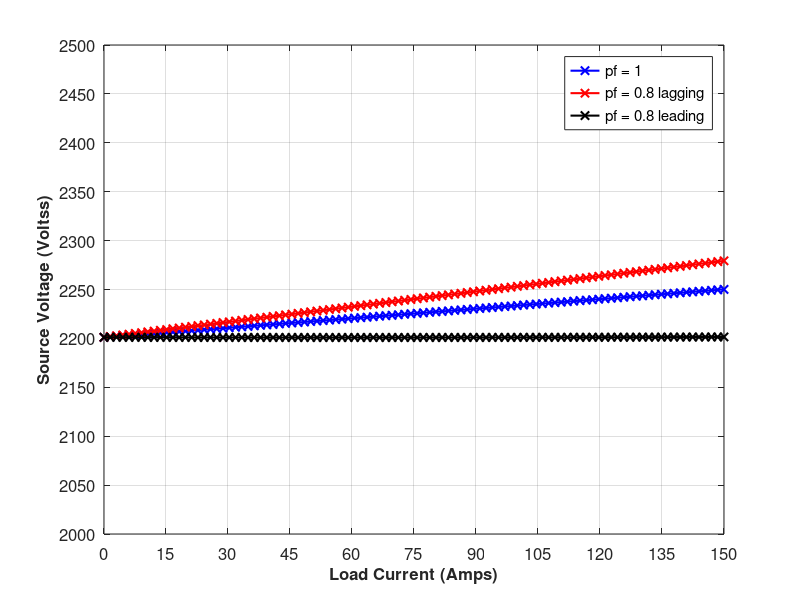
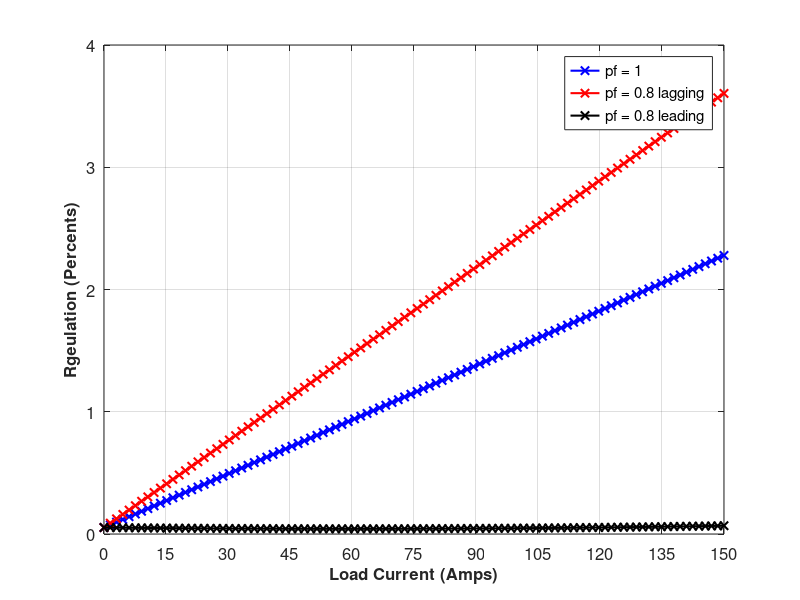
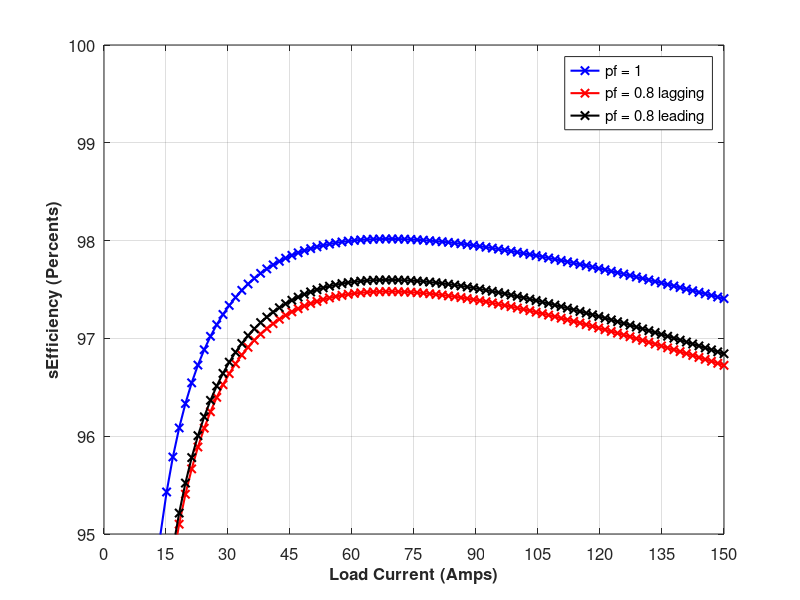
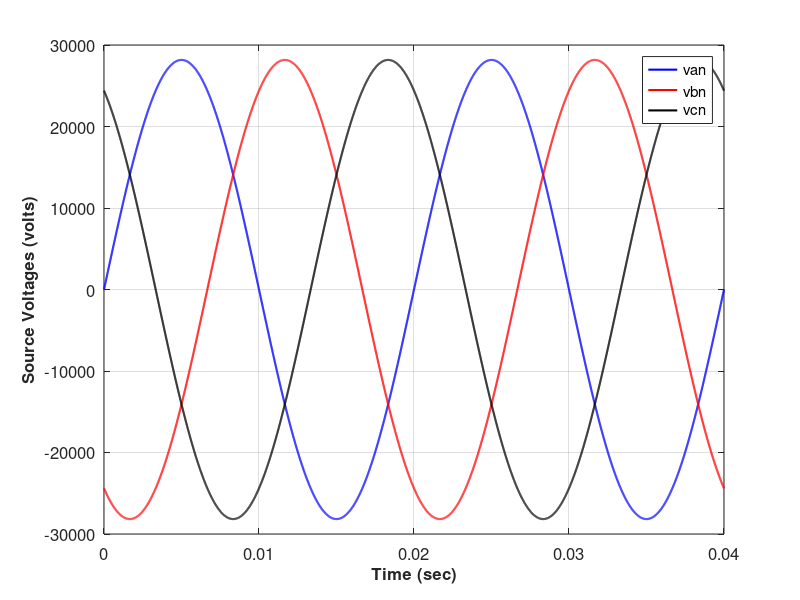

These figures' MATLAB source, in order: (Note: this script raises an error after producing the figures.)

%% EE361 HW#3

%% NAME: _SOLUTION_
%% STUDENT NUMBER: 123456

%% Q.1.
% The parameters that are used:
n = 10;
fs = 50;
R1 = 1.6;
R2 = 16e-3;
L1 = 7e-3;
X1 = L1*2*pi*fs;
L2 = 70e-6;
X2 = L2*2*pi*fs;
Rc = 32e3;
Lm = 14.6;
Xm = Lm*2*pi*fs;


%%
% Load current vector creation (magnitude)

%Insert your code here

Irated = 30e3/220;
Imax = Irated*1.1;
iload = linspace(0,Imax,100);
V2 = 220;
Sload = iload*V2;
V1rated = 2200;

%%
% At unity pf

pf = 1;
Pload1 = Sload*pf;
V2 = 220;

%%
% $E_2=V_2+I_L(R_2+jX_2)$
%%
% $E_1 = nE_2$
%%
% $Z_m = 1/((1/R_c)-j(1/X_m))$
%%
% $I_m = E_1/Z_m$
%%
% $I_m = E_1/Z_m$
%%
% $I_1 = I_m+I_L/n$
%%
% $V_1 = I_1(R_1+jX_1)+E_1$
%%
% $reg = 100|V_{1mag}-V_{1rated}|/V_{1rated}$
%%
% $loss = I_{1mag}^2 R_1 + I_{Lmag}^2 R_2 + E_{1mag}^2/R_c$
%%
% $eff = 100 P_{load}/(P_{load} + P_{loss})$


E2 = V2+iload*(R2+j*X2);
E1 = E2*n;
Zm = 1/((1/Rc)-j*(1/Xm));
Im = E1/Zm;
I1 = Im+iload/n;
V1 = I1*(R1+j*X1)+E1;
V1m1 = abs(V1);
I1m1 = abs(I1);

reg1 = 100*abs(V1m1-V1rated)/V1rated;
loss1 = abs(I1).^2*R1+abs(iload).^2*R2+abs(E1).^2/Rc;
eff1 = 100*(Pload1)./(Pload1+loss1);


%%
% pf = 0.8 lagging

pf = 0.8;
Pload2 = Sload*pf;
i2 = iload*0.8-j*iload*0.6;
V2 = 220;
E2 = V2+i2*(R2+j*X2);
E1 = E2*n;
Zm = 1/((1/Rc)-j*(1/Xm));
Im = E1/Zm;
I1 = Im+i2/n;
V1 = I1*(R1+j*X1)+E1;
V1m2 = abs(V1);
I1m2 = abs(I1);

reg2 = 100*abs(V1m2-V1rated)/V1rated;
loss2 = abs(I1).^2*R1+abs(iload).^2*R2+abs(E1).^2/Rc;
eff2 = 100*(Pload2)./(Pload2+loss2);

%%
% pf = 0.8 lagging

pf = 0.8;
Pload3 = Sload*pf;
i2 = iload*0.8+j*iload*0.6;
V2 = 220;
E2 = V2+i2*(R2+j*X2);
E1 = E2*n;
Zm = 1/((1/Rc)-j*(1/Xm));
Im = E1/Zm;
I1 = Im+i2/n;
V1 = I1*(R1+j*X1)+E1;
V1m3 = abs(V1);
I1m3 = abs(I1);

reg3 = 100*abs(V1m3-V1rated)/V1rated;
loss3 = abs(I1).^2*R1+abs(iload).^2*R2+abs(E1).^2/Rc;
eff3 = 100*(Pload3)./(Pload3+loss3);


%% PART (a)
% source voltages

figure;
plot(iload,V1m1,'bx-','Linewidth',1.5);
hold on;
plot(iload,V1m2,'rx-','Linewidth',1.5);
hold on;
plot(iload,V1m3,'kx-','Linewidth',1.5);
hold off;
grid on;
set(gca,'FontSize',12);
xlim([0 150]);
ylim([2000 2500]);
xlabel('Load Current (Amps)','FontSize',12,'FontWeight','Bold')
ylabel('Source Voltage (Voltss)','FontSize',12,'FontWeight','Bold')
set(gca,'xtick',[0:15:150]);
set(gca,'ytick',[2000:50:2500]);
legend('pf = 1','pf = 0.8 lagging','pf = 0.8 leading');


%% PART (b)
% voltage regulations

figure;
plot(iload,reg1,'bx-','Linewidth',1.5);
hold on;
plot(iload,reg2,'rx-','Linewidth',1.5);
hold on;
plot(iload,reg3,'kx-','Linewidth',1.5);
hold off;
grid on;
set(gca,'FontSize',12);
xlim([0 150]);
%ylim([0 1]);
xlabel('Load Current (Amps)','FontSize',12,'FontWeight','Bold')
ylabel('Rgeulation (Percents)','FontSize',12,'FontWeight','Bold')
set(gca,'xtick',[0:15:150]);
%set(gca,'ytick',[0:1:5]);
legend('pf = 1','pf = 0.8 lagging','pf = 0.8 leading');


%% PART (c)
% efficiency

figure;
plot(iload,eff1,'bx-','Linewidth',1.5);
hold on;
plot(iload,eff2,'rx-','Linewidth',1.5);
hold on;
plot(iload,eff3,'kx-','Linewidth',1.5);
hold off;
grid on;
set(gca,'FontSize',12);
xlim([0 150]);
ylim([95 100]);
xlabel('Load Current (Amps)','FontSize',12,'FontWeight','Bold')
ylabel('sEfficiency (Percents)','FontSize',12,'FontWeight','Bold')
set(gca,'xtick',[0:15:150]);
%set(gca,'ytick',[0:1:5]);
legend('pf = 1','pf = 0.8 lagging','pf = 0.8 leading');


%% PART (d)
%%
% Since transformer is an inductive element, regulation is worst at
% inductive load. With capacitive load, power factor at the source terminal
% is corrected so that regulation is best. Note that, the load impedance at
% capacitive load is adjusted for almost perfect regulation in our case.
% At same load current, the loss on copper elements will be nearly same. On
% the other hand, unity power factor means more real power delivery to
% the load at the same current magnitude. Therefore, best efficiency is
% obtained with unity pf.


%% PART (e)
% As loading increase, regulation increases (gets worsen) for all power
% factor conditions since the voltage drop on the series elements of the
% transformer gets higher.
% As loading increase, efficiency increases up to a point since low output
% power yields losses comparable to the delivered power. After a point,
% efficiency decreases with loading. This is because that the increasing
% current will yield mote power loss on the series resistive elements. Note
% that, the maximum efficiency point corresponds to the maximum power
% transfer point (where line impedance is equal to load impedance).



%% Q.2.
%% PART A

%% PART a

%%
% $v_{an} = V_{peak} sin(2 \pi ft)$
%%
% $v_{bn} = V_{peak} sin(2 \pi ft-2 \pi /3)$
%%
% $v_{cn} = V_{peak} sin(2 \pi ft+2 \pi /3)$


Vpeak = sqrt(2)*34500/sqrt(3);
Fs = 1e5;
fs = 50;
t = 0:1/Fs:0.04;
van = Vpeak*sin(2*pi*fs*t);
vbn = Vpeak*sin(2*pi*fs*t-2*pi/3);
vcn = Vpeak*sin(2*pi*fs*t+2*pi/3);

%Insert your code here
figure;
plot(t,van,'b -','Linewidth',1.5);
hold on;
plot(t,vbn,'r -','Linewidth',1.5);
hold on;
plot(t,vcn,'k -','Linewidth',1.5);
hold on;
grid on;
set(gca,'FontSize',12);
xlabel('Time (sec)','FontSize',12,'FontWeight','Bold')
ylabel('Source Voltages (volts)','FontSize',12,'FontWeight','Bold')
legend('van','vbn','vcn');


%% PART b

%Define parameters
Zline1 = 12+102*j;
Zline2 = 0.6e-3+5e-3*j;
Ztrans = 27+403*j;
turns_ratio = 34500/(400/sqrt(3));

%%
% $i_{source} = i_{load} (sqrt(3)/n) e^{(-j\pi/6)}$


Iload_mag = 1050;
Iload_phase = 0;
[re1,im1] = pol2cart(Iload_phase,Iload_mag);
Iload = re1+j*im1;
Isource = (1/turns_ratio)*(cos(30*pi/180)-j*sin(30*pi/180))*Iload*sqrt(3);
Isource_mag = abs(Isource);
Isource_phaser = phase(Isource);
Isource_phase = phase(Isource)*180/pi;


%%
% $i_{a} = I_{peak} sin(2 \pi ft + \phi)$
%%
% $i_{b} = I_{peak} sin(2 \pi ft + \phi - 2 \pi /3)$
%%
% $i_{c} = I_{peak} sin(2 \pi ft + \phi + 2 \pi /3)$

Isource_peak = Isource_mag*sqrt(2);

ia = Isource_peak*sin(2*pi*fs*t+Isource_phaser);
ib = Isource_peak*sin(2*pi*fs*t+Isource_phaser-2*pi/3);
ic = Isource_peak*sin(2*pi*fs*t+Isource_phaser+2*pi/3);

%Insert your code here (plot)
figure;
plot(t,ia,'b -','Linewidth',1.5);
hold on;
plot(t,ib,'r -','Linewidth',1.5);
hold on;
plot(t,ic,'k -','Linewidth',1.5);
hold on;
grid on;
set(gca,'FontSize',12);
xlabel('Time (sec)','FontSize',12,'FontWeight','Bold')
ylabel('Source Currents (volts)','FontSize',12,'FontWeight','Bold')
legend('ia','ib','ic');


%% PART c

%%
% $Z_{total} = (Z_{line1}(sqrt(3)/n)^2) + (Z_{trans}(1/n)^2) + Z_{line2}$
%%
% $R_{total} = Re(Z_{total})$
%%
% $X_{total} = Im(Z_{total})$
%%
% $V_{load-mag} = sqrt(V_{source-mag}^2-I_{load}^2X_{line}^2)-I_{load}R_{line}$

Vsource_mag = 34500/turns_ratio;
Ztotal = (Zline1/(turns_ratio/sqrt(3))^2)+(Ztrans/(turns_ratio^2))+Zline2;
Rline = real(Ztotal);
Xline = imag(Ztotal);
Vload_mag = sqrt(Vsource_mag^2-Iload^2*Xline^2)-Iload*Rline;

disp(Vload_mag);



%% PART d

%%
% $V_{source_ref} = I_{load}Z_{total}+V_{load}$
%%
% $V_{source-ll} = V_{source-ref}n$
%%
% $V_{source-ln} = (V_{source-ll}/(sqrt(3)))e^{-j\pi/6}$


Vload = Vload_mag;
Vsource_ref = Iload*Ztotal + Vload;
Vsource_ref_phase = phase(Vsource_ref)*180/pi;

% your result will be here
disp(Vsource_ref_phase);

%Insert your code here (plot)
% actual line-to-line source voltage
Vsource = Vsource_ref*turns_ratio;
% actual line-to-neutral source voltage
Vsource_ln = Vsource/sqrt(3)*exp(-j*(pi/6));
Vsource_ln_mag = abs(Vsource_ln);
Vsource_ln_phase = phase(Vsource_ln)*180/pi;
Vsource_ln_phaser = Vsource_ln_phase*pi/180;
Vsource_peak = Vsource_ln_mag*sqrt(2);

isa = Isource_peak*sin(2*pi*fs*t+Isource_phaser);
vsan = Vsource_peak*sin(2*pi*fs*t+Vsource_ln_phaser);

figure;
plot(t,vsan,'b -','Linewidth',1.5);
hold on;
plot(t,isa*1000,'r -','Linewidth',1.5);
hold off;
grid on;
set(gca,'FontSize',12);
xlabel('Time (sec)','FontSize',12,'FontWeight','Bold')
ylabel('Source Current (Amps) & Source Voltage (Volts)','FontSize',12,'FontWeight','Bold')
legend('vsan','isa*1000');


%% PART e

phase_dif = Vsource_ln_phase-Isource_phase;
pf = cos(phase_dif*pi/180);

disp(pf);


%% PART B

%% Part a
% Data import
data = xlsread('load_profile_METU.xlsx');
iload = data(2:25,2);
hour = data(2:25,1);

%Insert your code here
iload2 = smooth(iload); %to smooth the curve
figure;
plot(hour,iload,'bx-','Linewidth',1.5);
hold on;
plot(hour,iload2,'rx-','Linewidth',1.5);
hold off;
grid on;
set(gca,'FontSize',12);
xlabel('Hour','FontSize',12,'FontWeight','Bold')
ylabel('Load Current (Amps)','FontSize',12,'FontWeight','Bold')


%% Part b
%load voltage vs hour

% use smoothed characteristics
clear Iload;
turns_ratio = 34500/(400/sqrt(3));
Iload = iload2';
n = numel(Iload);
Vsource_mag = ones(1,n)*34500/turns_ratio;
Zline1 = ones(1,n)*(12+102*j);
Zline2 = ones(1,n)*(0.6e-3+5e-3*j);
Ztrans = ones(1,n)*(27+403*j);
Ztotal = (Zline1/(turns_ratio/sqrt(3))^2)+(Ztrans/(turns_ratio^2))+Zline2;
Rline = real(Ztotal);
Xline = imag(Ztotal);
Vload_mag = sqrt(Vsource_mag.^2-Iload.^2.*Xline.^2)-Iload.*Rline;

%Insert your code here (plot)
figure;
plot(hour,Vload_mag,'bx-','Linewidth',1.5);
grid on;
set(gca,'FontSize',12);
ylim([200 250]);
xlabel('Hour','FontSize',12,'FontWeight','Bold')
ylabel('Source Voltage Magnitude (Volts)','FontSize',12,'FontWeight','Bold')


%% Part c
%regulation vs hour

Vload_rated = ones(1,n)*230;
V_loadr = 230;
reg = 100*(Vload_rated-Vload_mag)/V_loadr;

%Insert your code here (plot)
figure;
plot(hour,reg,'bx-','Linewidth',1.5);
grid on;
set(gca,'FontSize',12);
xlabel('Hour','FontSize',12,'FontWeight','Bold');
ylabel('Regulation (Percent)','FontSize',12,'FontWeight','Bold');


%% Part d
%efficiency vs hour

Rloss = Rline(1,1);
Ploss = 3*Iload.^2*Rloss;
% since the load is purely resistive
Pout = 3*Vload_mag.*Iload;
Pin = Pout+Ploss;
eff = 100*Pout./Pin;

figure;
plot(hour,eff,'bx-','Linewidth',1.5);
grid on;
set(gca,'FontSize',12);
xlabel('Hour','FontSize',12,'FontWeight','Bold');
ylabel('Efficiency (Percent)','FontSize',12,'FontWeight','Bold');


%publish('solution_hw3.m', 'pdf')

